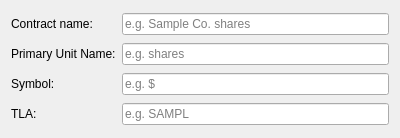
<?xml version="1.0" encoding="UTF-8"?>
<ui version="4.0">
 <class>PageSecurity_Details</class>
 <widget class="QWizardPage" name="PageSecurity_Details">
  <property name="geometry">
   <rect>
    <x>0</x>
    <y>0</y>
    <width>400</width>
    <height>138</height>
   </rect>
  </property>
  <property name="windowTitle">
   <string>WizardPage</string>
  </property>
  <layout class="QGridLayout" name="gridLayout">
   <item row="0" column="0">
    <widget class="QLabel" name="label">
     <property name="text">
      <string>Contract name:</string>
     </property>
    </widget>
   </item>
   <item row="0" column="1">
    <widget class="QLineEdit" name="lineEditContractName">
     <property name="placeholderText">
      <string>e.g. Sample Co. shares</string>
     </property>
    </widget>
   </item>
   <item row="1" column="0">
    <widget class="QLabel" name="label_2">
     <property name="text">
      <string>Primary Unit Name:</string>
     </property>
    </widget>
   </item>
   <item row="1" column="1">
    <widget class="QLineEdit" name="lineEditPrimaryUnit">
     <property name="placeholderText">
      <string>e.g. shares</string>
     </property>
    </widget>
   </item>
   <item row="2" column="0">
    <widget class="QLabel" name="label_3">
     <property name="text">
      <string>Symbol:</string>
     </property>
    </widget>
   </item>
   <item row="2" column="1">
    <widget class="QLineEdit" name="lineEditSymbol">
     <property name="text">
      <string/>
     </property>
     <property name="placeholderText">
      <string>e.g. $</string>
     </property>
    </widget>
   </item>
   <item row="3" column="0">
    <widget class="QLabel" name="label_4">
     <property name="text">
      <string>TLA:</string>
     </property>
    </widget>
   </item>
   <item row="3" column="1">
    <widget class="QLineEdit" name="lineEditTLA">
     <property name="placeholderText">
      <string>e.g. SAMPL</string>
     </property>
    </widget>
   </item>
  </layout>
 </widget>
 <resources/>
 <connections/>
</ui>
